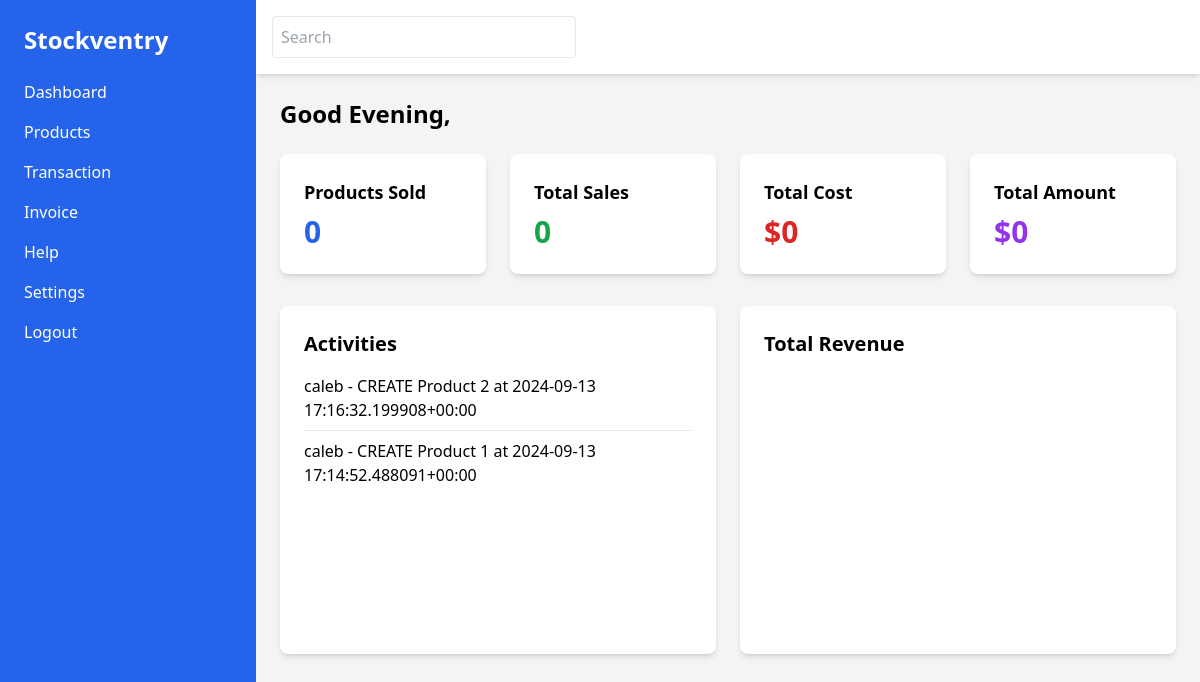
The page /dashboard/ (signed in) on the database its author committed.
### core/models.py (models this page shows, shortened)
class Activity(models.Model):
    ACTION_TYPES = [
        ('CREATE', 'Create'),
        ('UPDATE', 'Update'),
        ('DELETE', 'Delete'),
        ('SALE', 'Sale'),
        ('PURCHASE', 'Purchase'),
        ('OTHER', 'Other'),
    ]
    user = models.ForeignKey(User, on_delete=models.CASCADE)
    action_type = models.CharField(max_length=10, choices=ACTION_TYPES)
    target_model = models.CharField(max_length=50)  # e.g., 'Product', 'Order', etc.
    target_id = models.IntegerField()
    details = models.TextField(blank=True)
    timestamp = models.DateTimeField(auto_now_add=True)
    class Meta:
        verbose_name_plural = "Activities"
        ordering = ['-timestamp']
    def __str__(self):
        return f"{self.user.username} - {self.action_type} {self.target_model} {self.target_id} at {self.timestamp}"

### core/views.py (the view)
# urls.py: path('dashboard/', views.dashboard, name='dashboard'),
@login_required
def dashboard(request):
    today = timezone.now().date()
    recent_activities = Activity.objects.all()[:10]
    context = {
        'products_sold': Transaction.objects.filter(transaction_type='SALE', date__date=today).aggregate(Sum('quantity'))['quantity__sum'] or 0,
        'total_sales': Transaction.objects.filter(transaction_type='SALE', date__date=today).count(),
        'total_cost': Transaction.objects.filter(transaction_type='PURCHASE', date__date=today).aggregate(Sum('total_amount'))['total_amount__sum'] or 0,
        'total_amount': Transaction.objects.filter(transaction_type='SALE', date__date=today).aggregate(Sum('total_amount'))['total_amount__sum'] or 0,
        'recent_activities': recent_activities,
    }
    return render(request, 'dashboard.html', context)

### core/template/dashboard.html (shortened to what this page needs)
{% extends 'base.html' %}
{% load static %}
{% block content %}
<h1 class="text-2xl font-bold mb-6">Good Evening, {{ request.user.first_name }}</h1>
<div class="grid grid-cols-1 md:grid-cols-2 lg:grid-cols-4 gap-6 mb-8">
    <div class="bg-white p-6 rounded-lg shadow-md">
        <h2 class="text-lg font-semibold mb-2">Products Sold</h2>
        <p class="text-3xl font-bold text-blue-600">{{ products_sold }}</p>
    </div>
    <div class="bg-white p-6 rounded-lg shadow-md">
        <h2 class="text-lg font-semibold mb-2">Total Sales</h2>
        <p class="text-3xl font-bold text-green-600">{{ total_sales }}</p>
    </div>
    <div class="bg-white p-6 rounded-lg shadow-md">
        <h2 class="text-lg font-semibold mb-2">Total Cost</h2>
        <p class="text-3xl font-bold text-red-600">${{ total_cost }}</p>
    </div>
    <div class="bg-white p-6 rounded-lg shadow-md">
        <h2 class="text-lg font-semibold mb-2">Total Amount</h2>
        <p class="text-3xl font-bold text-purple-600">${{ total_amount }}</p>
    </div>
</div>
<div class="grid grid-cols-1 lg:grid-cols-2 gap-6">
    <div class="bg-white p-6 rounded-lg shadow-md">
        <h2 class="text-xl font-semibold mb-4">Activities</h2>
        <ul>
            {% for activity in recent_activities %}
                <li class="mb-2 pb-2 border-b last:border-b-0">{{ activity }}</li>
            {% empty %}
                <li>No recent activities</li>
            {% endfor %}
        </ul>
    </div>
    <div class="bg-white p-6 rounded-lg shadow-md">
        <h2 class="text-xl font-semibold mb-4">Total Revenue</h2>
        <div id="revenue-chart" class="h-64"></div>
    </div>
</div>
{% endblock %}

### rows shown on the page
Activity: user+action_type+target_model "caleb - CREATE Product 2 at 2024-09-13 17:16:32.199908+00:00"
Activity: user+action_type+target_model "caleb - CREATE Product 1 at 2024-09-13 17:14:52.488091+00:00"

### other values the page prints
{{ products_sold }} "0"
{{ total_sales }} "0"
{{ total_cost }} "0"
{{ total_amount }} "0"
